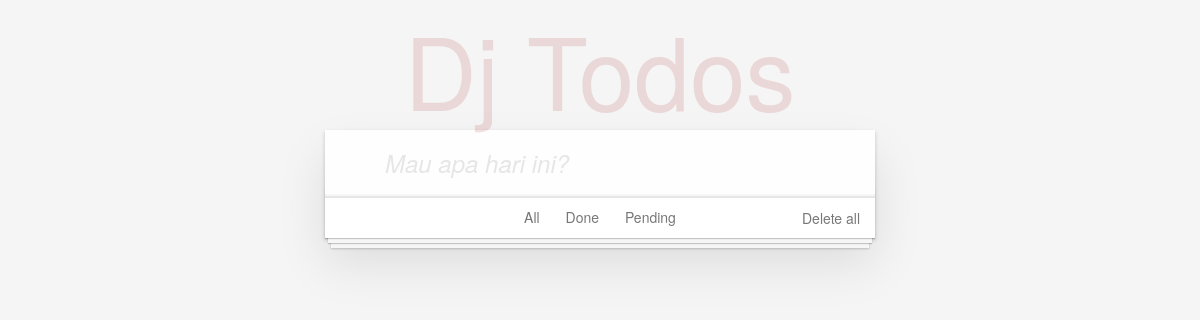
The app's page /, older data.
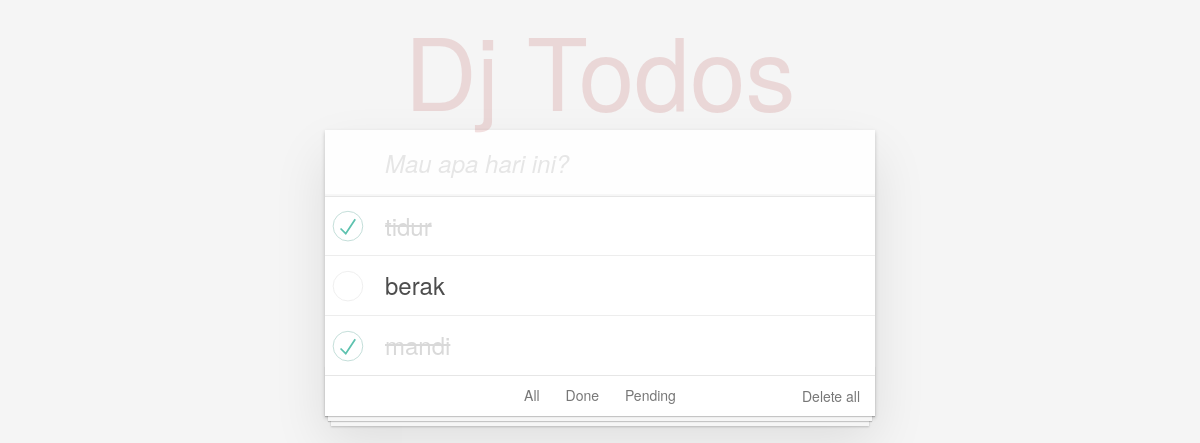
The same page, newer data.
### todo/models.py (models this page shows, shortened)
class Todo(models.Model):
    title = models.TextField(max_length=200)
    status = models.BooleanField(default=False)

### todo/views.py (the view)
# urls.py: path('', views.index, name='index'),
def index(request):
    items = Todo.objects.order_by('-id')
    return render(request, 'todo/index.html', {'items': items})

### todo/templates/todo/index.html (shortened to what this page needs)
<!doctype html>
<html lang="en">
{% load static %}
<head>
    <link rel="stylesheet" href="{% static 'todo/css/index.css' %} ">
</head>
<body>
    <section class="todoapp">
        <header class="header">
            <h1>Dj Todos</h1>
            <form method="POST" action="{% url 'create' %}">
                <input class="new-todo" placeholder="Mau apa hari ini?" name="title" autofocus>
            </form>
        </header>
        <section class="main">
            <ul class="todo-list">
                {% if items %}
                {% for item in items %}
                <li {% if item.status %}class="completed" {% endif %}>
                    <div class="view">
                        <form method="POST" action="{% url 'update' item.id %}">
                            <label>{{ item.title }}</label>
                        </form>
                    </div>
                </li>
                {% endfor %}
                {% endif %}
            </ul>
        </section>
        <footer class="footer">
            <ul class="filters">
                <li>
                    <a {% if request.path == '/todo/' %}class="selected" {% endif %} href="{% url 'index' %}">All</a>
                </li>
                <li>
                    <a {% if request.path == '/todo/done/' %}class="selected" {% endif %} href="{% url 'done' %}">Done</a>
                </li>
                <li>
                    <a {% if request.path == '/todo/pending/' %}class="selected" {% endif %}
                        href="{% url 'pending' %}">Pending</a>
                </li>
            </ul>
            <a href="{% url 'delete_all' %}" class="clear-completed">Delete all</a>
        </footer>
    </section>
</body>
</html>

Row changes from the older to the newer data that the page shows:
added Todo: title "tidur"
added Todo: title "berak", status False (drawn)
added Todo: title "mandi"
